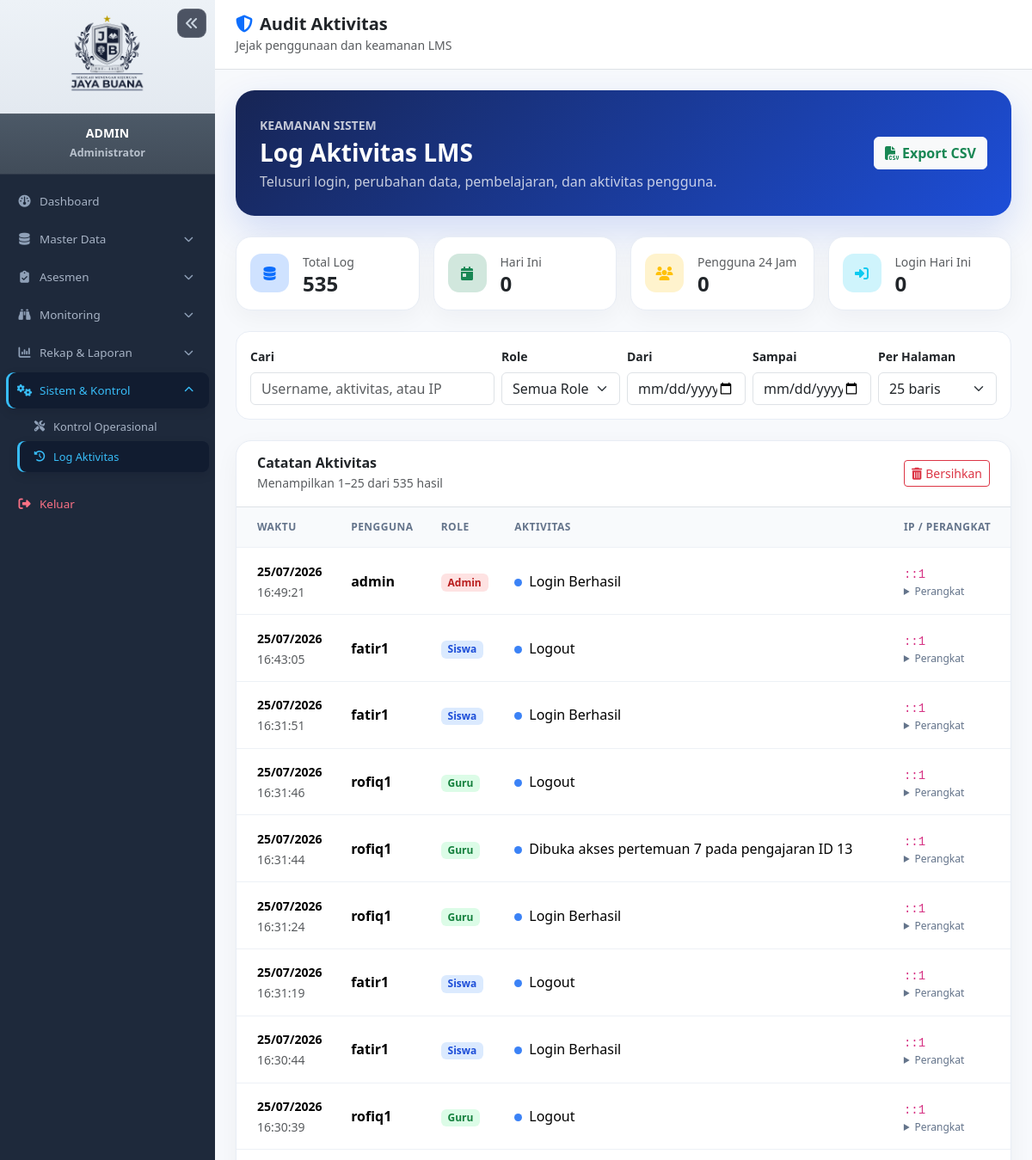
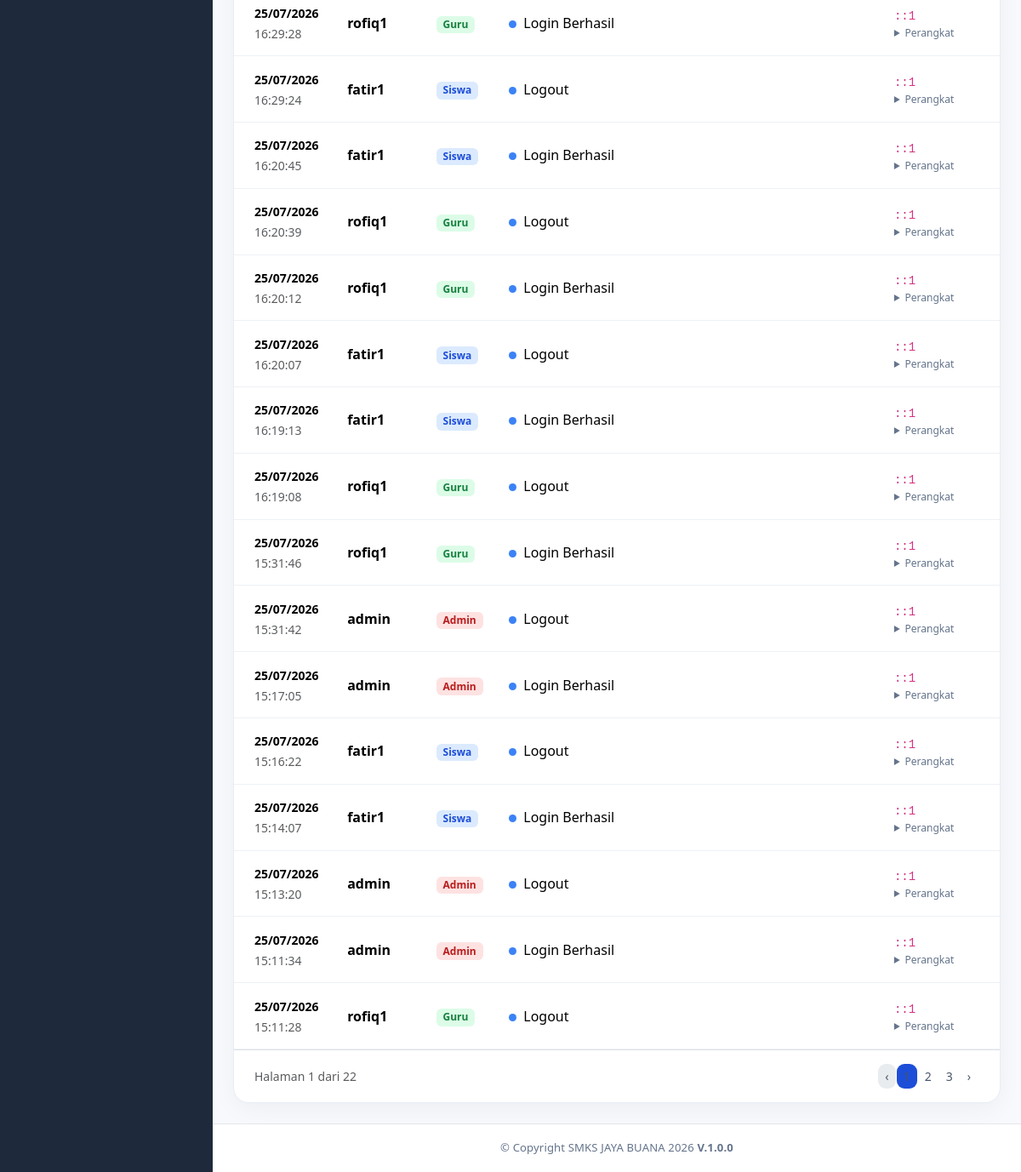
Page /admin/log_aktivitas.php (signed in) on the committed database (2 pictures, top to bottom).
### tables this page shows
CREATE TABLE `log_aktivitas` (
  `id` int(10) UNSIGNED NOT NULL,
  `user_id` int(10) UNSIGNED DEFAULT NULL,
  `aktivitas` varchar(255) NOT NULL,
  `ip_address` varchar(45) DEFAULT NULL,
  `user_agent` text DEFAULT NULL,
  `created_at` timestamp NULL DEFAULT current_timestamp()
);

CREATE TABLE `users` (
  `id` int(10) UNSIGNED NOT NULL,
  `username` varchar(50) NOT NULL,
  `password` varchar(255) NOT NULL,
  `email` varchar(100) DEFAULT NULL,
  `role_id` tinyint(3) UNSIGNED NOT NULL,
  `is_active` tinyint(1) NOT NULL DEFAULT 1,
  `created_at` timestamp NULL DEFAULT current_timestamp(),
  `updated_at` timestamp NULL DEFAULT current_timestamp() ON UPDATE current_timestamp()
);

CREATE TABLE `roles` (
  `id` tinyint(3) UNSIGNED NOT NULL,
  `nama_role` varchar(50) NOT NULL
);

### config/helper.php (called while the page is built, shortened)
<?php
function sanitize($data) {
    return htmlspecialchars(trim($data), ENT_QUOTES, 'UTF-8');
}

### admin/log_aktivitas.php (the view, shortened to what this page needs)
<?php
require_once __DIR__ . '/../config/helper.php';
$db = Database::getInstance();
$q = trim($_GET['q'] ?? '');
$filter_role_id = (int)($_GET['role_id'] ?? 0);
$tanggal_mulai = trim($_GET['tanggal_mulai'] ?? '');
$tanggal_akhir = trim($_GET['tanggal_akhir'] ?? '');
$per_page_options = [25, 50, 100];
$per_page = (int)($_GET['per_page'] ?? 25);
$page = max(1, (int)($_GET['page'] ?? 1));
$where = [];
$params = [];
$where_sql = $where ? ' WHERE ' . implode(' AND ', $where) : '';
$base_from = ' FROM log_aktivitas l LEFT JOIN users u ON u.id=l.user_id LEFT JOIN roles r ON r.id=u.role_id ';
$stmt_count = $db->prepare('SELECT COUNT(*)' . $base_from . $where_sql);
$stmt_count->execute($params);
$total_filtered = (int)$stmt_count->fetchColumn();
$total_pages = max(1, (int)ceil($total_filtered / $per_page));
$page = min($page, $total_pages);
$offset = ($page - 1) * $per_page;
$stmt_log = $db->prepare('SELECT l.*,u.username,r.nama_role' . $base_from . $where_sql . ' ORDER BY l.created_at DESC,l.id DESC LIMIT ? OFFSET ?');
$index = 1;
$stmt_log->bindValue($index++, $per_page, PDO::PARAM_INT);
$stmt_log->bindValue($index, $offset, PDO::PARAM_INT);
$stmt_log->execute();
$daftar_log = $stmt_log->fetchAll();
$total_log = (int)$db->query('SELECT COUNT(*) FROM log_aktivitas')->fetchColumn();
$log_hari_ini = (int)$db->query('SELECT COUNT(*) FROM log_aktivitas WHERE DATE(created_at)=CURDATE()')->fetchColumn();
$pengguna_aktif = (int)$db->query('SELECT COUNT(DISTINCT user_id) FROM log_aktivitas WHERE created_at >= NOW()-INTERVAL 24 HOUR')->fetchColumn();
$login_hari_ini = (int)$db->query("SELECT COUNT(*) FROM log_aktivitas WHERE aktivitas='Login Berhasil' AND DATE(created_at)=CURDATE()")->fetchColumn();
$query_state = ['q'=>$q,'role_id'=>$filter_role_id,'tanggal_mulai'=>$tanggal_mulai,'tanggal_akhir'=>$tanggal_akhir,'per_page'=>$per_page];
?>
<?php require_once __DIR__ . '/../includes/header.php'; ?>
<?php require_once __DIR__ . '/../includes/sidebar.php'; ?>
<div id="page-content-wrapper" class="log-page">
    <nav class="navbar navbar-light bg-white border-bottom px-4 py-3"><div><h5 class="fw-bold mb-0"><i class="fa-solid fa-shield-halved text-primary me-2"></i>Audit Aktivitas</h5><small class="text-muted">Jejak penggunaan dan keamanan LMS</small></div></nav>
    <div class="container-fluid p-4 log-content">
        <section class="log-hero mb-4"><div class="d-flex flex-wrap justify-content-between align-items-center gap-3"><div><small class="text-uppercase fw-semibold opacity-75">Keamanan Sistem</small><h3 class="fw-bold mb-1 mt-1">Log Aktivitas LMS</h3><p class="mb-0 opacity-75">Telusuri login, perubahan data, pembelajaran, dan aktivitas pengguna.</p></div><a href="?<?= http_build_query(array_merge($query_state,['export'=>'csv'])) ?>" class="btn btn-light text-success fw-semibold"><i class="fa-solid fa-file-csv me-1"></i>Export CSV</a></div></section>
        <div class="row g-3 mb-4">
            <?php foreach ([['Total Log',$total_log,'fa-database','primary'],['Hari Ini',$log_hari_ini,'fa-calendar-day','success'],['Pengguna 24 Jam',$pengguna_aktif,'fa-users','warning'],['Login Hari Ini',$login_hari_ini,'fa-right-to-bracket','info']] as [$label,$value,$icon,$color]): ?><div class="col-6 col-lg-3"><div class="card stat-card p-3 h-100"><div class="d-flex align-items-center gap-3"><span class="stat-icon bg-<?= $color ?>-subtle text-<?= $color ?>"><i class="fa-solid <?= $icon ?>"></i></span><div><small class="text-muted"><?= $label ?></small><h4 class="fw-bold mb-0"><?= number_format($value,0,',','.') ?></h4></div></div></div></div><?php endforeach; ?>
        </div>
        <form method="get" id="filterLog" class="filter-box mb-4"><div class="row g-2 align-items-end">
            <div class="col-lg-4"><label class="form-label small fw-semibold">Cari</label><input type="search" name="q" id="searchLog" value="<?= sanitize($q) ?>" class="form-control" placeholder="Username, aktivitas, atau IP" autocomplete="off"></div>
            <div class="col-6 col-lg-2"><label class="form-label small fw-semibold">Role</label><select name="role_id" id="roleLog" class="form-select"><option value="0">Semua Role</option></select></div>
            <div class="col-6 col-lg-2"><label class="form-label small fw-semibold">Dari</label><input type="date" name="tanggal_mulai" value="<?= sanitize($tanggal_mulai) ?>" class="form-control auto-log-filter"></div>
            <div class="col-6 col-lg-2"><label class="form-label small fw-semibold">Sampai</label><input type="date" name="tanggal_akhir" value="<?= sanitize($tanggal_akhir) ?>" class="form-control auto-log-filter"></div>
            <div class="col-6 col-lg-2"><label class="form-label small fw-semibold">Per Halaman</label><select name="per_page" class="form-select" onchange="this.form.submit()"><?php foreach($per_page_options as $option): ?><option value="<?= $option ?>" <?= $per_page===$option?'selected':'' ?>><?= $option ?> baris</option><?php endforeach; ?></select></div>
        </div></form>
        <div class="card log-card">
            <div class="d-flex flex-wrap justify-content-between align-items-center gap-2 px-4 py-3 border-bottom"><div><h6 class="fw-bold mb-0">Catatan Aktivitas</h6><small class="text-muted">Menampilkan <?= $total_filtered?$offset+1:0 ?>–<?= min($offset+$per_page,$total_filtered) ?> dari <?= number_format($total_filtered,0,',','.') ?> hasil</small></div><div class="d-flex gap-2"><?php if($q!==''||$filter_role_id||$tanggal_mulai||$tanggal_akhir): ?><a href="log_aktivitas.php" class="btn btn-sm btn-light">Reset Filter</a><?php endif; ?><button class="btn btn-sm btn-outline-danger" data-bs-toggle="modal" data-bs-target="#modalClearLog"><i class="fa-solid fa-trash-can me-1"></i>Bersihkan</button></div></div>
            <div class="table-responsive"><table class="table log-table table-hover align-middle mb-0"><thead><tr><th class="ps-4">Waktu</th><th>Pengguna</th><th>Role</th><th>Aktivitas</th><th>IP / Perangkat</th></tr></thead><tbody>
            <?php foreach($daftar_log as $log): $role_class='role-'.strtolower($log['nama_role']??''); ?><tr><td class="ps-4"><small class="fw-semibold"><?= date('d/m/Y',strtotime($log['created_at'])) ?></small><br><small class="text-muted"><?= date('H:i:s',strtotime($log['created_at'])) ?></small></td><td><strong><?= sanitize($log['username']?:'Sistem') ?></strong></td><td><span class="badge <?= $role_class ?>"><?= sanitize($log['nama_role']?:'Sistem') ?></span></td><td><span class="activity-dot me-2"></span><?= sanitize($log['aktivitas']) ?></td><td><code><?= sanitize($log['ip_address']?:'-') ?></code><details class="device-details"><summary>Perangkat</summary><div><?= sanitize($log['user_agent']?:'Tidak diketahui') ?></div></details></td></tr><?php endforeach; ?>
            </tbody></table></div>
            <?php if($total_pages>1): ?><div class="d-flex justify-content-between align-items-center px-4 py-3 border-top"><small class="text-muted">Halaman <?= $page ?> dari <?= $total_pages ?></small><ul class="pagination pagination-sm mb-0"><li class="page-item <?= $page<=1?'disabled':'' ?>"><a class="page-link" href="?<?= http_build_query(array_merge($query_state,['page'=>$page-1])) ?>">‹</a></li><?php for($i=max(1,$page-2);$i<=min($total_pages,$page+2);$i++): ?><li class="page-item <?= $i===$page?'active':'' ?>"><a class="page-link" href="?<?= http_build_query(array_merge($query_state,['page'=>$i])) ?>"><?= $i ?></a></li><?php endfor; ?><li class="page-item <?= $page>=$total_pages?'disabled':'' ?>"><a class="page-link" href="?<?= http_build_query(array_merge($query_state,['page'=>$page+1])) ?>">›</a></li></ul></div><?php endif; ?>
        </div>
    </div>
</div>
<?php require_once __DIR__ . '/../includes/footer.php'; ?>

### includes/header.php (style rules this page uses)
:root { --sidebar-width: 250px; }
body { background-color: #f4f6f9; font-family: 'Segoe UI', Tahoma, Geneva, Verdana, sans-serif; }
#page-content-wrapper { flex-grow: 1; overflow-y: auto; }

### admin/log_aktivitas.php (style rules this page uses)
.log-page { background:#f7f9fc;min-height:100vh }
.log-hero { background:linear-gradient(135deg,#172554,#1d4ed8);color:#fff;border-radius:22px;padding:28px;box-shadow:0 18px 44px rgba(29,78,216,.17) }
.log-card,.stat-card { border:1px solid #e8edf5!important;border-radius:18px!important;box-shadow:0 8px 28px rgba(15,23,42,.045)!important }
.stat-icon { width:45px;height:45px;display:grid;place-items:center;border-radius:13px }
.filter-box { background:#fff;border:1px solid #e8edf5;border-radius:16px;padding:16px }
.log-table thead th { background:#f8fafc;color:#64748b;font-size:.75rem;text-transform:uppercase;letter-spacing:.04em;white-space:nowrap }
.log-table>:not(caption)>*>* { padding:.9rem .75rem;border-bottom-color:#edf1f6 }
.activity-dot { width:9px;height:9px;border-radius:50%;background:#3b82f6;display:inline-block }
.pagination .page-link { border:0;border-radius:9px!important;margin:0 2px;color:#475569 }
.pagination .active .page-link { background:#1d4ed8 }
.device-details summary { cursor:pointer;color:#64748b;font-size:.75rem }
.role-admin { background:#fee2e2;color:#b91c1c }
.role-guru { background:#dcfce7;color:#15803d }
.role-siswa { background:#dbeafe;color:#1d4ed8 }

### includes/footer.php (style rules this page uses)
#page-content-wrapper { display: flex; flex-direction: column; }

### rows in the picture
log_aktivitas: created_at "25/07/2026", created_at "16:49:21", user.username "admin", roles.nama_role "Admin", aktivitas "Login Berhasil", ip_address "::1"
log_aktivitas: created_at "25/07/2026", created_at "16:43:05", user.username "fatir1", roles.nama_role "Siswa", aktivitas "Logout", ip_address "::1"
log_aktivitas: created_at "25/07/2026", created_at "16:31:51", user.username "fatir1", roles.nama_role "Siswa", aktivitas "Login Berhasil", ip_address "::1"
log_aktivitas: created_at "25/07/2026", created_at "16:31:46", user.username "rofiq1", roles.nama_role "Guru", aktivitas "Logout", ip_address "::1"
log_aktivitas: created_at "25/07/2026", created_at "16:31:44", user.username "rofiq1", roles.nama_role "Guru", aktivitas "Dibuka akses pertemuan 7 pada pengajaran ID 13", ip_address "::1"
log_aktivitas: created_at "25/07/2026", created_at "16:31:24", user.username "rofiq1", roles.nama_role "Guru", aktivitas "Login Berhasil", ip_address "::1"
log_aktivitas: created_at "25/07/2026", created_at "16:31:19", user.username "fatir1", roles.nama_role "Siswa", aktivitas "Logout", ip_address "::1"
log_aktivitas: created_at "25/07/2026", created_at "16:30:44", user.username "fatir1", roles.nama_role "Siswa", aktivitas "Login Berhasil", ip_address "::1"
log_aktivitas: created_at "25/07/2026", created_at "16:30:39", user.username "rofiq1", roles.nama_role "Guru", aktivitas "Logout", ip_address "::1"
log_aktivitas: created_at "25/07/2026", created_at "16:29:28", user.username "rofiq1", roles.nama_role "Guru", aktivitas "Login Berhasil", ip_address "::1"
log_aktivitas: created_at "25/07/2026", created_at "16:29:24", user.username "fatir1", roles.nama_role "Siswa", aktivitas "Logout", ip_address "::1"
log_aktivitas: created_at "25/07/2026", created_at "16:20:45", user.username "fatir1", roles.nama_role "Siswa", aktivitas "Login Berhasil", ip_address "::1"
log_aktivitas: created_at "25/07/2026", created_at "16:20:39", user.username "rofiq1", roles.nama_role "Guru", aktivitas "Logout", ip_address "::1"
log_aktivitas: created_at "25/07/2026", created_at "16:20:12", user.username "rofiq1", roles.nama_role "Guru", aktivitas "Login Berhasil", ip_address "::1"
log_aktivitas: created_at "25/07/2026", created_at "16:20:07", user.username "fatir1", roles.nama_role "Siswa", aktivitas "Logout", ip_address "::1"
log_aktivitas: created_at "25/07/2026", created_at "16:19:13", user.username "fatir1", roles.nama_role "Siswa", aktivitas "Login Berhasil", ip_address "::1"
log_aktivitas: created_at "25/07/2026", created_at "16:19:08", user.username "rofiq1", roles.nama_role "Guru", aktivitas "Logout", ip_address "::1"
log_aktivitas: created_at "25/07/2026", created_at "15:31:46", user.username "rofiq1", roles.nama_role "Guru", aktivitas "Login Berhasil", ip_address "::1"
log_aktivitas: created_at "25/07/2026", created_at "15:31:42", user.username "admin", roles.nama_role "Admin", aktivitas "Logout", ip_address "::1"
log_aktivitas: created_at "25/07/2026", created_at "15:17:05", user.username "admin", roles.nama_role "Admin", aktivitas "Login Berhasil", ip_address "::1"
log_aktivitas: created_at "25/07/2026", created_at "15:16:22", user.username "fatir1", roles.nama_role "Siswa", aktivitas "Logout", ip_address "::1"
log_aktivitas: created_at "25/07/2026", created_at "15:14:07", user.username "fatir1", roles.nama_role "Siswa", aktivitas "Login Berhasil", ip_address "::1"
log_aktivitas: created_at "25/07/2026", created_at "15:13:20", user.username "admin", roles.nama_role "Admin", aktivitas "Logout", ip_address "::1"
log_aktivitas: created_at "25/07/2026", created_at "15:11:34", user.username "admin", roles.nama_role "Admin", aktivitas "Login Berhasil", ip_address "::1"
log_aktivitas: created_at "25/07/2026", created_at "15:11:28", user.username "rofiq1", roles.nama_role "Guru", aktivitas "Logout", ip_address "::1"

### other values in the picture
$sidebar_profile_name "ADMIN"
$sidebar_profile_role "Administrator"
$label "Total Log"
$value "535"
$label "Hari Ini"
$value "0"
$label "Pengguna 24 Jam"
$label "Login Hari Ini"
$offset+1 "1"
min($offset+$per_page,$total_filtered) "25"
$total_filtered "535"
$page "1"
$total_pages "22"
form field per_page "25 baris"
